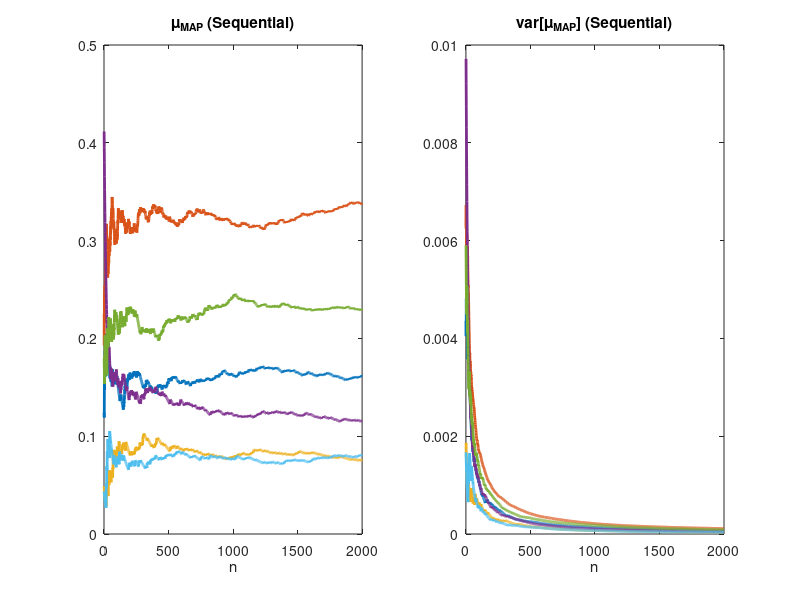
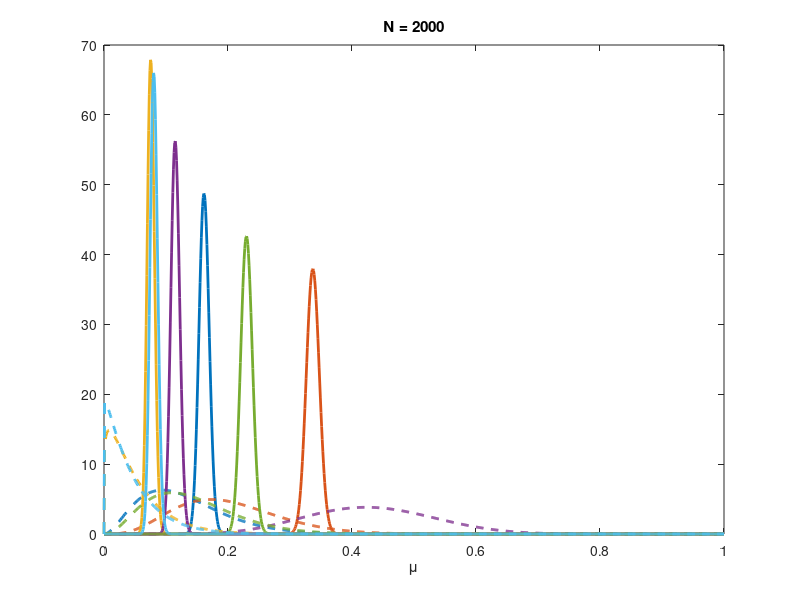

MATLAB code to generate these figures, in order:
% multinomial variable: x
% -----------------------
clc, clear all
% (1) Define parameters
K = 6;      % dimensions (min 2)
N = 2e3;    % number of data points
t0 = rand(K,1);
u = t0/sum(t0);    % p(x=1|u)
L = [1, 10];      % limits of alpha
a0 = L(1) + diff(L)*rand(K,1);  % Dirichlet distribution parameters

% prior parameters 
ao = sum(a0);
u_prior = a0./ao;
var_prior = u_prior.*(1-u_prior)./(ao+1);   % variance of the paramter u not the data

% (2) Generate x observations based on parameters
%     https://en.wikipedia.org/wiki/Multinomial_distribution#Sampling_from_a_multinomial_distribution
x = zeros(K,N);
[u_hat,ind0] = sort(u,'descend');
[~,ind0] = sort(ind0);  % for later to put in the same order
ind1 = K - sum((repmat(cumsum(u_hat), 1, N) - repmat(rand(1, N), K, 1)) >= 0) + 1;
x(sub2ind(size(x),ind1,1:N)) = 1;
% put in the original order of u
x = x(ind0,:);

% (3) MLE for u
m = sum(x,2);
u_ML = m/N;      % p(D)   D here is data

% (4b) Sequential MAP for u
u_MAP = zeros(K,N);
var_MAP = zeros(K,N);
a = a0;
for n=1:N
  % update dirichlet parameters
  a = a+x(:,n);
  
  ao = sum(a);
  u_MAP(:,n) = a./ao;
  var_MAP(:,n) = u_MAP(:,n).*(1-u_MAP(:,n))./(ao+1);
end
figure(1), clf
subplot(1,2,1)
h=plot(1:N,u_MAP, 'LineWidth',2);
xlabel('n')
title('\mu_{MAP} (Sequential)')
subplot(1,2,2)
plot(1:N,var_MAP,'LineWidth',2)
xlabel('n')
title('var[\mu_{MAP}] (Sequential)')

% (5) Plot beta prior and posterior
figure(2), clf
u1 = 0:1e-3:1;
colors = get(h,'Color');
for k=1:K
  % >>> Note that this should be Dirichlet pdf not beta pdf <<<<<<<<
  % >>> Parameters here are decoupled for visualization purposes <<<
  plot(u1, betapdf(u1, a0(k), sum(a0)-a0(k)), '--', 'LineWidth',2,'Color',colors{k})
  if k==1, hold on, end
  plot(u1, betapdf(u1, a(k), sum(a)-a(k)), '-', 'LineWidth',2,'Color',colors{k})
end
xlabel('\mu')
title(['N = ' num2str(N)])
